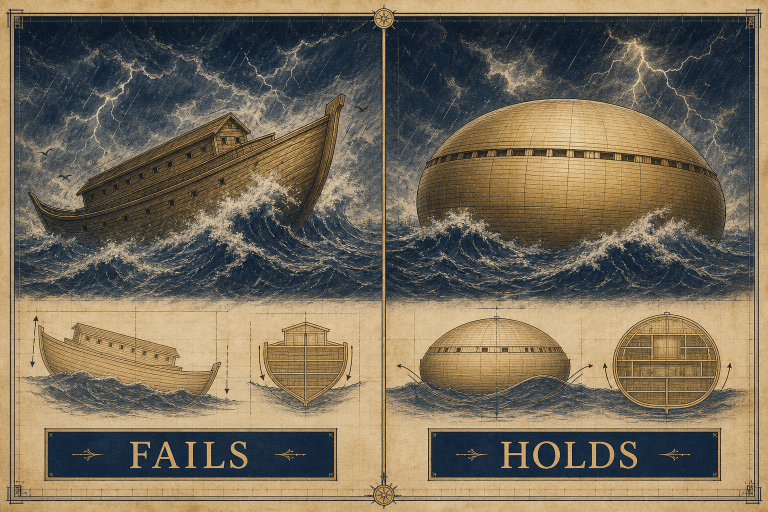
#> input picture blog-assets/study/ark-traditional-vs-contextual.png, 1536 x 1024 px, found by its file name (shown at 1/2 size); its folder holds 6 pictures in this run
$ python resize-study-images.py
#> lines starting #> are read from the running program, lines starting #| are printed output that depends on the picture
#!/usr/bin/env python3
"""Generate web-sized study images that fit hub cards and diagram frames."""

from pathlib import Path

from PIL import Image

ROOT = Path("blog-assets/study")
THUMBS = ROOT / "thumbs"


def resize_to(
    src: Path,
    dst: Path,
    max_width: int | None = None,
    max_height: int | None = None,
    jpeg: bool = False,
) -> None:
#> called with max_width = 640, jpeg = False
    img = Image.open(src)
#> img is the input picture: PIL image 1536x1024 RGB; mean R, G, B 118.3, 107.7, 88.7
    w, h = img.size
#> w = 1536; h = 1024
    scale = 1.0
    if max_width and w > max_width:
        scale = min(scale, max_width / w)
#> scale = 0.417
    if max_height and h > max_height:
        scale = min(scale, max_height / h)
    if scale < 1.0:
        w = int(w * scale)
#> w = 640
        h = int(h * scale)
#> h = 426
        img = img.resize((w, h), Image.Resampling.LANCZOS)
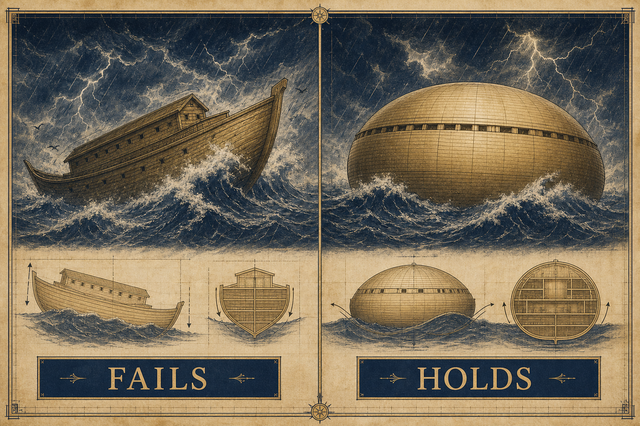
#> img: PIL image 640x426 RGB; mean R, G, B 118.3, 107.7, 88.7

    dst.parent.mkdir(parents=True, exist_ok=True)
    if jpeg:
        img.convert("RGB").save(dst, "JPEG", quality=82, optimize=True)
    else:
        img.save(dst, "PNG", optimize=True)

    print(f"{src.name} -> {dst.name} ({w}x{h})")
#| ark-traditional-vs-contextual.png -> ark-traditional-vs-contextual-w640.png (640x426)


def main() -> None:
    jobs = [
        # Study hub cards
        (ROOT / "ark-traditional-vs-contextual.png", THUMBS / "ark-traditional-vs-contextual-w640.png", 640, None, False),
        (ROOT / "temple-traditional-vs-contextual.png", THUMBS / "temple-traditional-vs-contextual-w640.png", 640, None, False),
        (ROOT / "jerusalem-traditional-vs-contextual.png", THUMBS / "jerusalem-traditional-vs-contextual-w640.png", 640, None, False),
        (ROOT / "renformation/ark/shoebox-vs-round.png", THUMBS / "shoebox-vs-round-w640.png", 640, None, False),
        # Study page diagrams (readable in ~1120px column)
        (ROOT / "jerusalem-traditional-vs-contextual.png", THUMBS / "jerusalem-traditional-vs-contextual-w960.png", 960, None, False),
        (ROOT / "jerusalem-contextual-elevation.png", THUMBS / "jerusalem-contextual-elevation-w960.png", 960, None, False),
        (ROOT / "jerusalem-pi-footprint.png", THUMBS / "jerusalem-pi-footprint-w960.png", 960, None, False),
    ]

    renformation = ROOT / "renformation"
    for path in sorted(renformation.rglob("*.png")):
        rel = path.relative_to(renformation)
        jobs.append(
            (path, THUMBS / "diagrams" / f"{rel.parent}-{path.stem}-w960.png".replace("/", "-"), 960, None, False)
        )

    jobs.append(
        (
            renformation / "research/rectangular-depiction.jpg",
            THUMBS / "diagrams/research-rectangular-depiction-w960.jpg",
            960,
            None,
            True,
        )
    )

    for src, dst, width, height, jpeg in jobs:
        if src.exists():
            resize_to(src, dst, width, height, jpeg)
        else:
            print(f"skip missing {src}")
#> pass 2 of the loop in main, `for src, dst, width, height, jpeg in jobs:`:
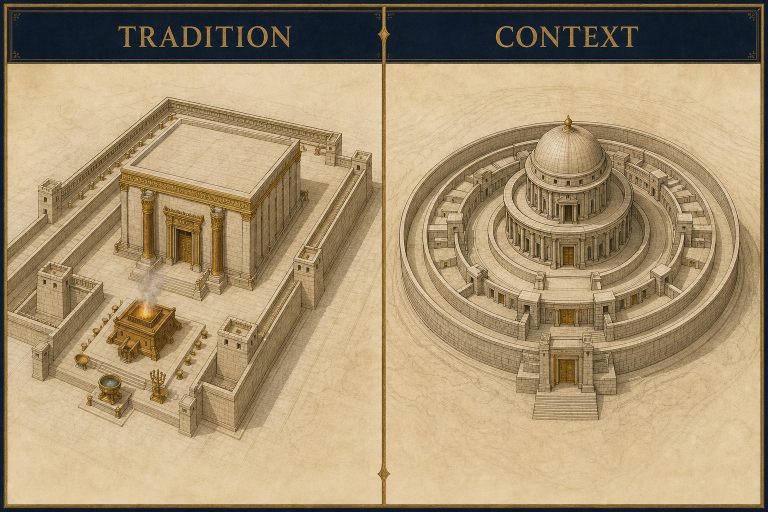
#> input picture blog-assets/study/temple-traditional-vs-contextual.png, 1536 x 1024 px, found by its file name (shown at 1/2 size)
#> in resize_to, img is the input picture: PIL image 1536x1024 RGB; mean R, G, B 166.4, 146.2, 112.8
#> in resize_to (call 2), `img = img.resize((w, h), Image.Resampling.LANCZOS)`:
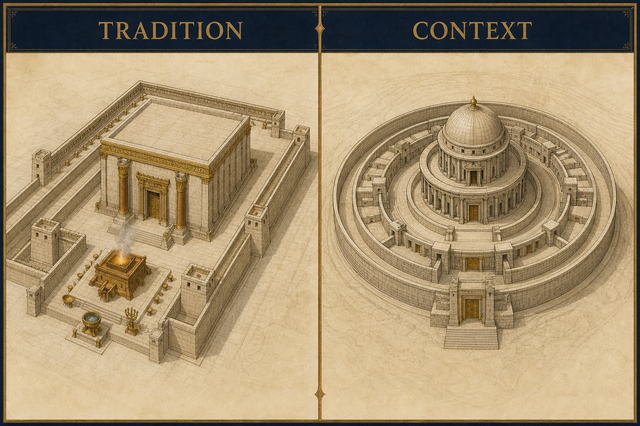
#> img: PIL image 640x426 RGB; mean R, G, B 166.4, 146.2, 112.8
#| temple-traditional-vs-contextual.png -> temple-traditional-vs-contextual-w640.png (640x426)


if __name__ == "__main__":
    main()
